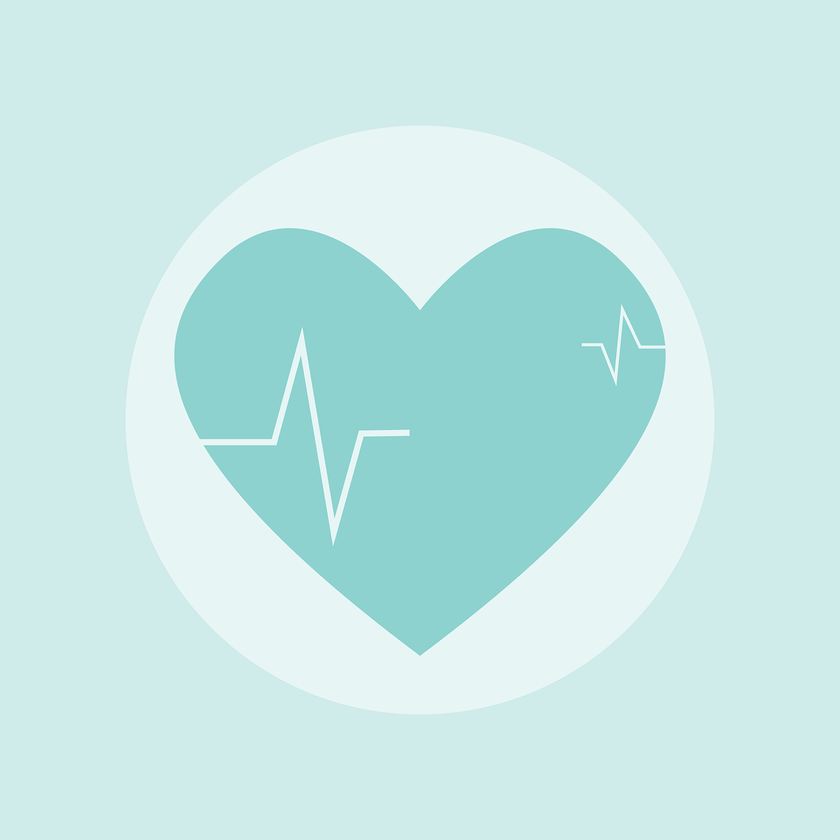
#> input picture 10_pil/1.png, 840 x 840 px, shrunk from 1280 x 1280 before the run
$ python 01.py
#> lines starting #> are read from the running program, lines starting #| are printed output that depends on the picture
from PIL import Image, ImageDraw, ImageEnhance

im = Image.open('1.png')
#> im is the input picture: PIL image 840x840 RGBA; mean R, G, B, A 198.7, 232, 230.8, 255

# ImageDraw
draw = ImageDraw.Draw(im)
draw.line((0, 0) + im.size, fill=128)
draw.line((0, im.size[1], im.size[0], 0), fill=128)

# ImageEnhance
enhancer = ImageEnhance.Brightness(im)
im0 = enhancer.enhance(0.5)
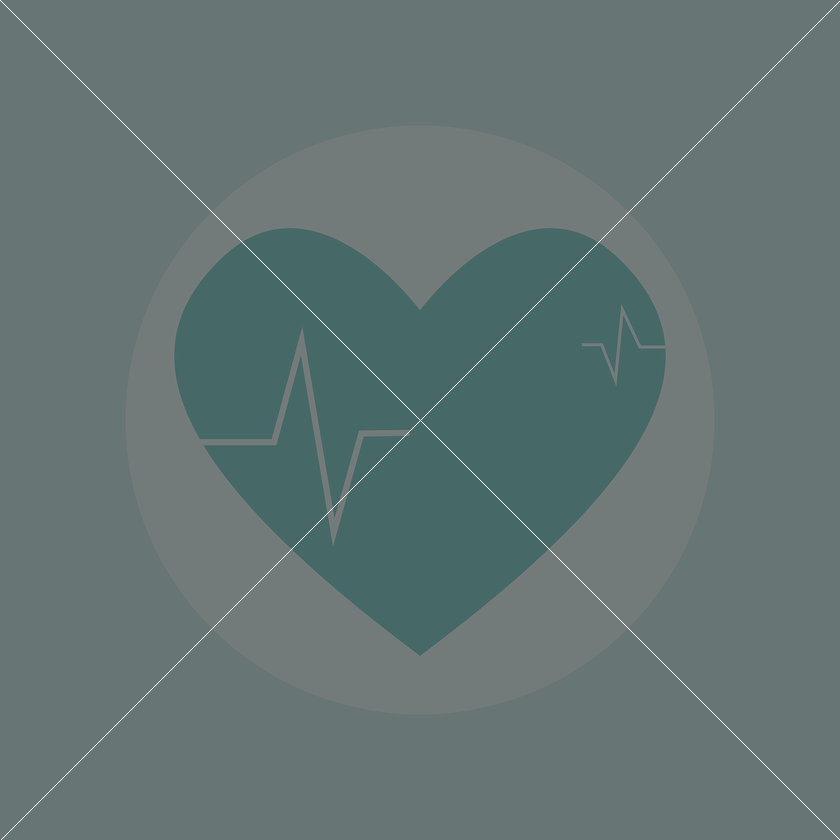
#> im0: PIL image 840x840 RGBA; mean R, G, B, A 98.8, 115.3, 115, 254.4; transparent parts drawn white

im0.save('01.png')

$ run again, with 10_pil/2.png copied over 10_pil/1.png
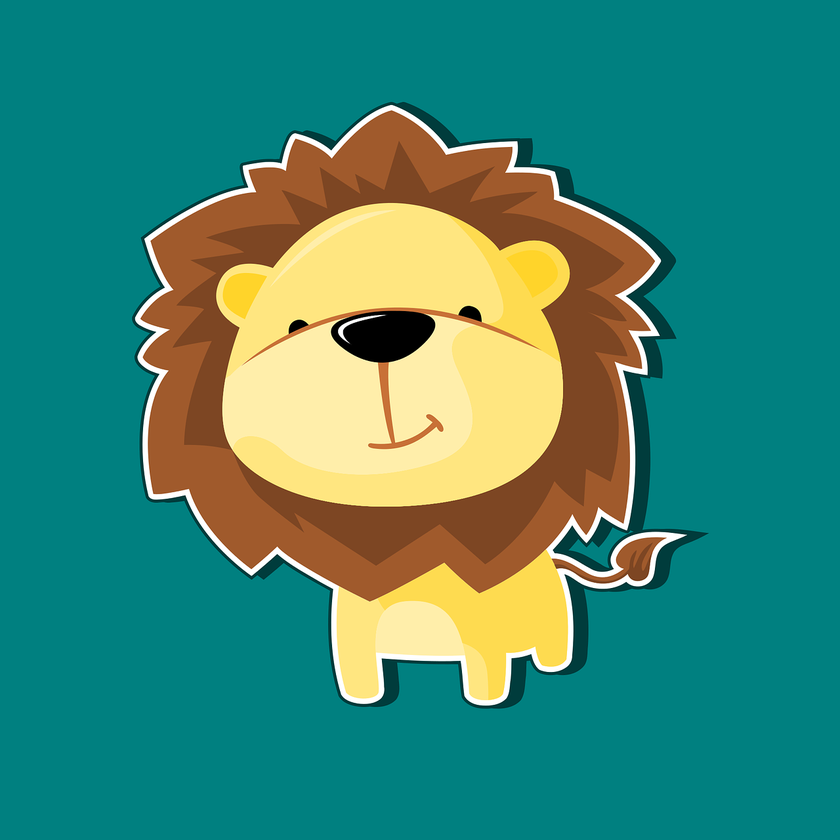
#> input picture 10_pil/2.png, 840 x 840 px, shrunk from 1280 x 1280 before the run
#> im is the input picture: PIL image 840x840 RGBA; mean R, G, B, A 62.1, 135.8, 115.8, 255
#> `im0 = enhancer.enhance(0.5)`:
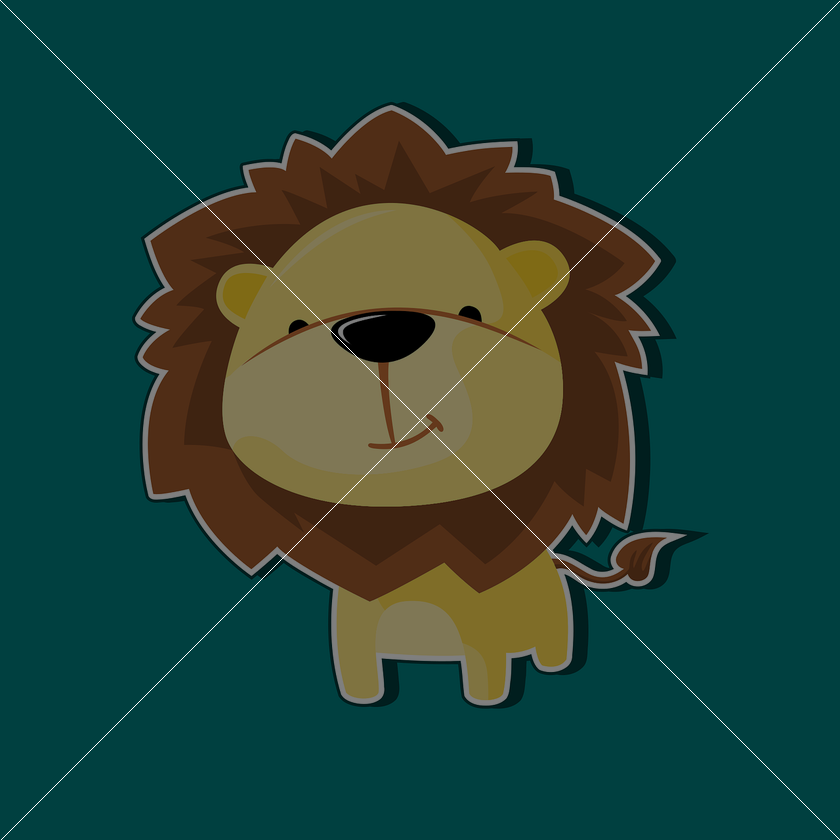
#> im0: PIL image 840x840 RGBA; mean R, G, B, A 31, 67.7, 57.7, 254.4; transparent parts drawn white
